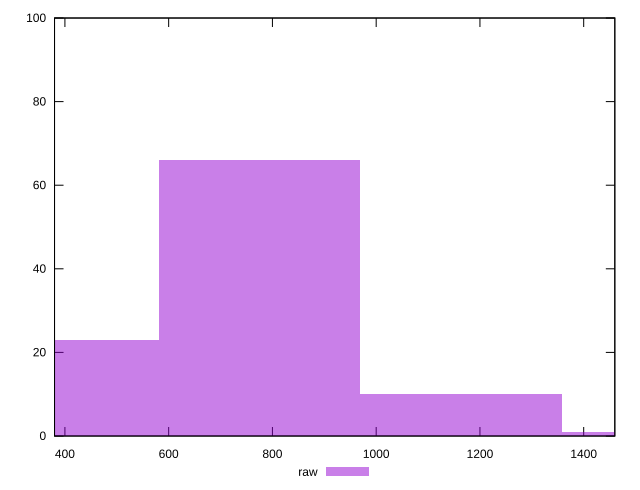

This figure's gnuplot source:
reset

$raw <<EOF
1163.522620621418 10
775.6817470809452 66
387.8408735404726 23
1551.3634941618905 1
EOF

set key outside below
set boxwidth 387.8408735404726
set xrange [380:1460]
set yrange [0:100]
set trange [0:100]
set style fill transparent solid 0.5 noborder
set terminal svg size 640, 490 enhanced background rgb 'white'
set output "report_00014_2021-02-09T15:56:05.503Z/uses-http2/samples/pages+cached+noadtech+nomedia+nocss/raw/histogram.svg"

plot $raw title "raw" with boxes

reset
